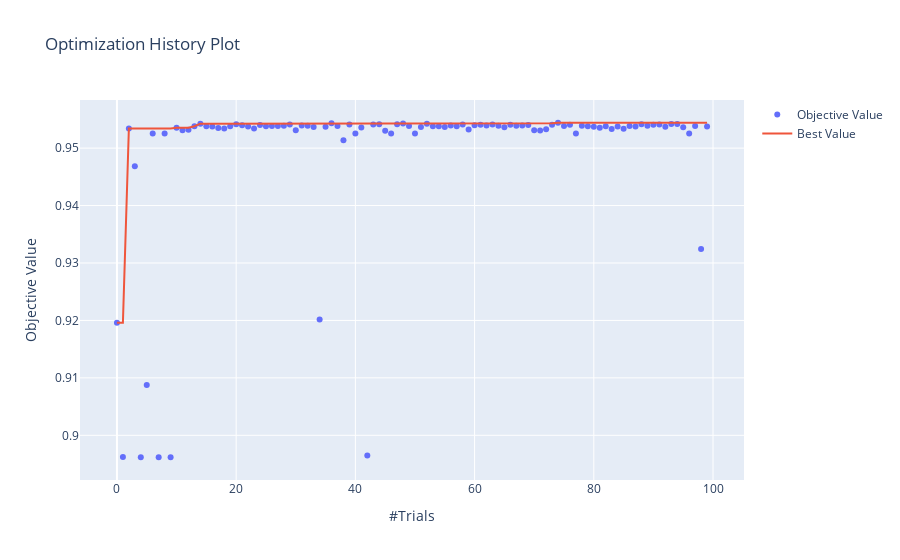

Notebook source saved alongside this figure:
### Markdown cell above
## 1.1 对于LR模型

### Code cell
# 查看模型在多少次Trial下可以达到稳定
plot_optimization_history(study_LR)
